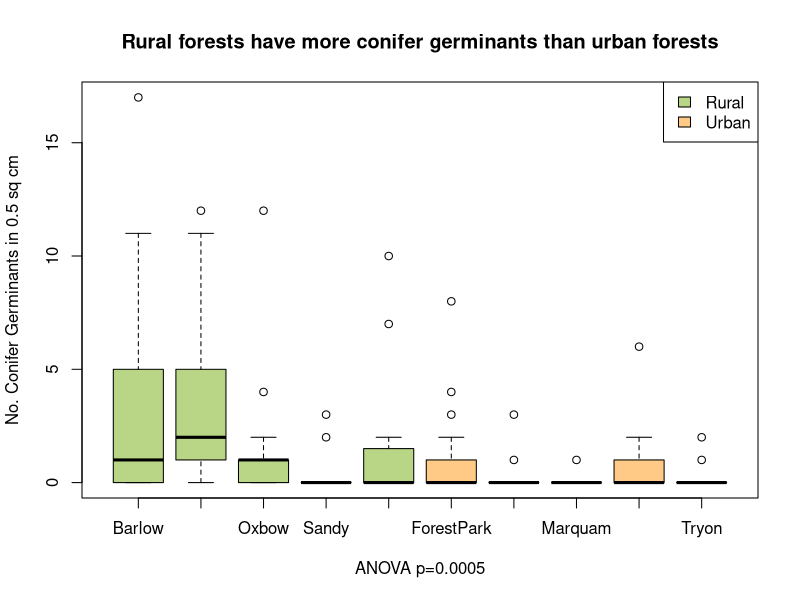
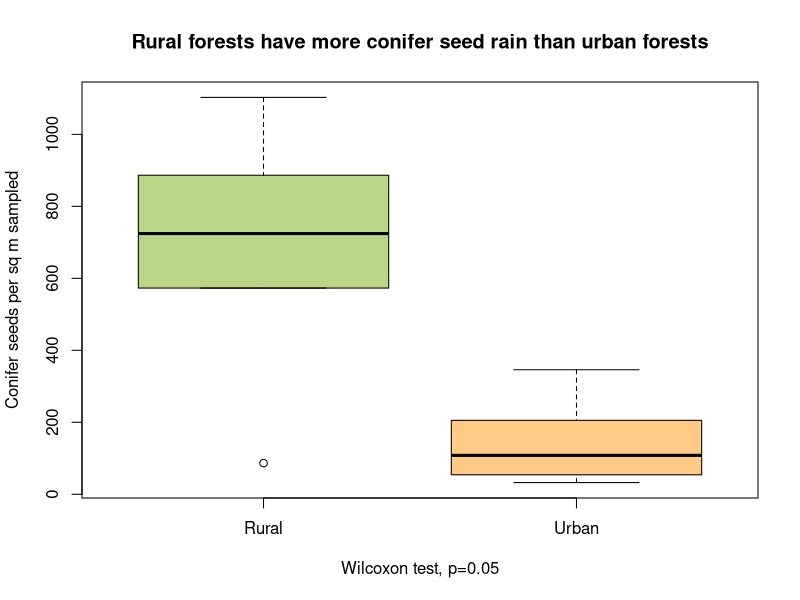
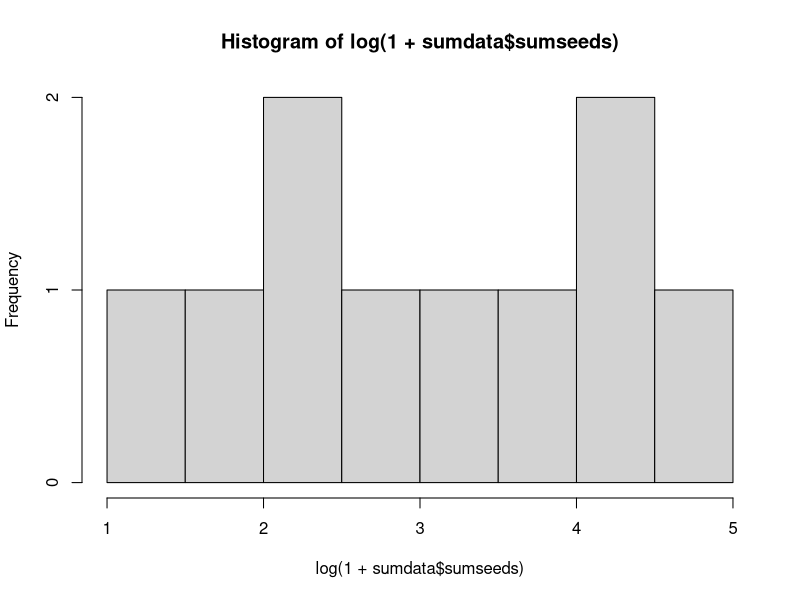
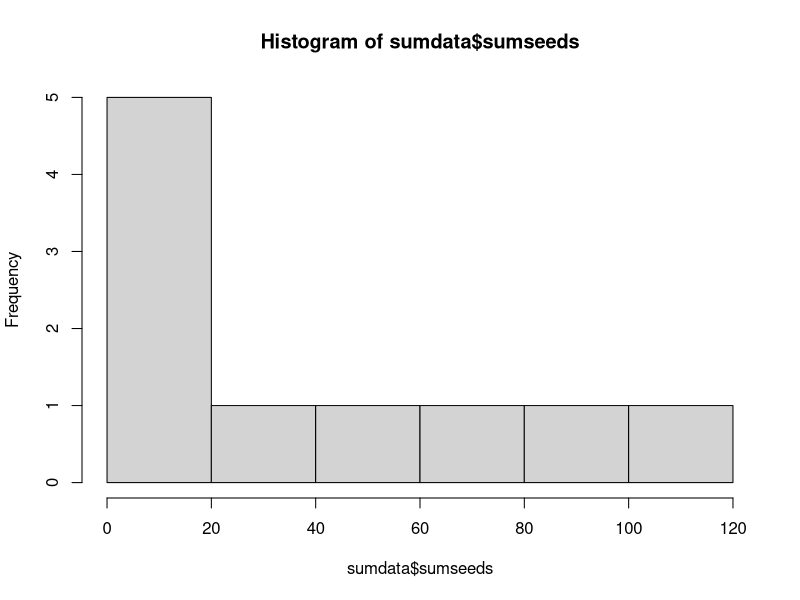
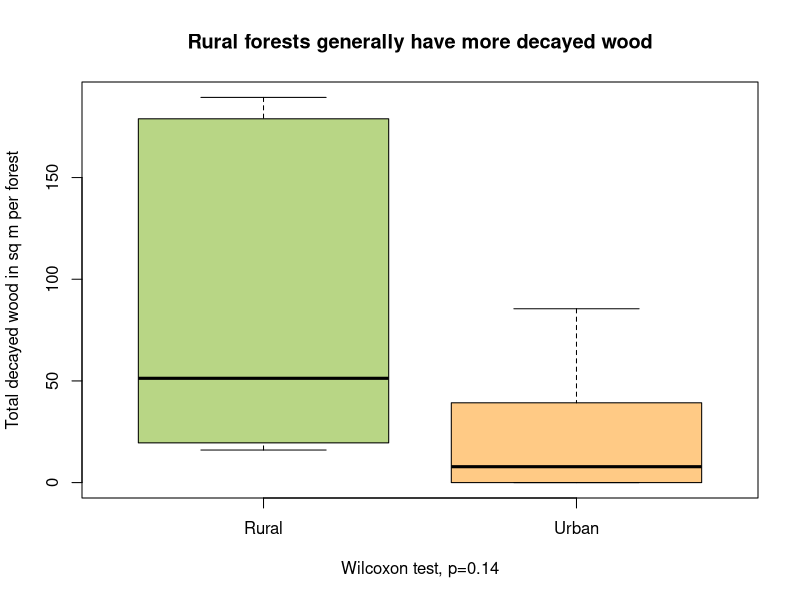
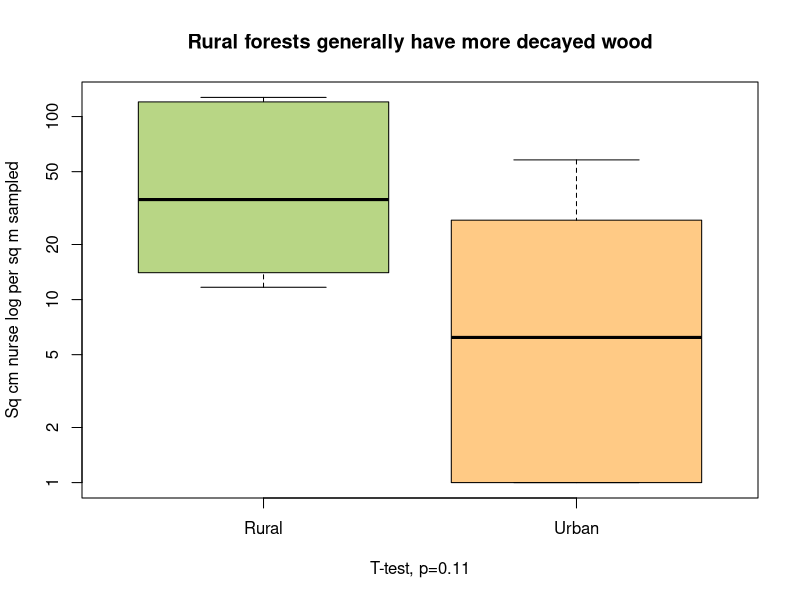

R code for these plots, in order: (Note: this script raises an error after producing the figures.)
#cleaned up document
# get necessary packages 
library("vegan")
library("tidyverse")

#####################################################################
### seedling data, which has each plot within each site separated out
### to make graphs that show sites individually
## read in and format data
prelim<-read.csv("seedling.csv") 
prelim$SiteName <- factor(prelim$SiteName , levels=c("Barlow", 
                  "McIver", "Oxbow", "Sandy", "Wildwood", 
                  "ForestPark", "Lacamas", "Marquam", "Riverview", 
                  "Tryon"))
germplot=plot(prelim$CONg~prelim$SiteName, 
              xlab = "ANOVA p=0.0005", ylab="No. Conifer Germinants in 0.5 sq cm", 
              main = "Rural forests have more conifer germinants than urban forests",
              col=c("#B8D685",
                    "#B8D685", "#B8D685", "#B8D685", "#B8D685", 
                    "#FFCA85", "#FFCA85","#FFCA85", 
                    "#FFCA85", "#FFCA85"))
l=legend(x= "topright", legend=c("Rural", "Urban"), 
         fill=c("#B8D685", "#FFCA85"))

# how to analyze the seedling data
summary(aov(prelim$CONg~ prelim$Urban))

###########################################################################
### the sum of each age class for each site, to compare urban and rural
## read in and format the data
sumdata<- read.csv("skippingR.csv") 
sumdata$urban[sumdata$urban==1] <- "Urban"
sumdata$urban[sumdata$urban==0] <- "Rural"
sumdata$urban<-as.factor(sumdata$urban)

## create graphs that show just one age group
# multiply so that the number of seeds is per square meter (10,000/925)
boxplot((10000/925)*sumdata$sumseeds ~sumdata$urban, main="Rural forests have more conifer seed rain than urban forests",
        ylab="Conifer seeds per sq m sampled", 
        xlab="Wilcoxon test, p=0.05",
        col=c("#B8D685", "#FFCA85"))
# analyze using wilcox test
wilcox.test(sumdata$sumseeds~sumdata$urban)
# log-transform the seed data
hist(log(1+sumdata$sumseeds)) #more normal dist
hist(sumdata$sumseeds) #not normal dist
t.test(log(1+sumdata$sumseeds) ~sumdata$urban) # t-test bc normal dist
tapply(sumdata$sumg, sumdata$urban, mean) #how to get the mean of a group


###########################################################################
### downed wood data
wood<-read.csv("wood.csv")
wood$Urban[wood$Urban==1] <- "Urban"
wood$Urban[wood$Urban==0] <- "Rural"
# to get each site individually
wood45=subset(wood, Decay.class %in% c("4", "5"))
wood45$Forest <- factor(wood45$Forest , levels=c(
  "ForestPark", "Lacamas", "Marquam", "Riverview", 
  "Tryon", "Barlow", "McIver", "Oxbow", "Sandy", "Wildwood"))
# to get the sum of wood in each forest to compare urban and rural more broadly
woodcombo2<-aggregate(SA~ Forest, data=wood45, mean) #aggregate makes a dataframe
#because Riverveiw and FP have no wood decay class 4 or higher, need to add new rows with 0s
woodcombo2<-rbind(c("Riverview", 0), woodcombo2)
woodcombo2<-rbind(c("ForestPark", 0), woodcombo2)
# SA needs to be numeric
woodcombo2$SA <-as.numeric(woodcombo2$SA)
# need to add a column to signify if urban or rural
woodcombo2$Urban<-c("Urban", "Urban", "Urban", "Urban", "Urban", "Rural",
                    "Rural", "Rural", "Rural", "Rural")
#now can actually graph and look at them
boxplot(.001*woodcombo2$SA~woodcombo2$Urban,
        main="Rural forests generally have more decayed wood",
        xlab="Wilcoxon test, p=0.14",
        col=c("#B8D685", "#FFCA85"),
        ylab="Total decayed wood in sq m per forest"
        ) 
# want to log transform the sa?
woodcombo2$lSA<-log10(1+(1/1500)*woodcombo2$SA)
t.test(log10(1+(1/1500)*woodcombo2$SA)~woodcombo2$Urban)
#what about just graphing it with a log transformed axis?
boxplot(I(1+(1/1500)*woodcombo2$SA)~woodcombo2$Urban, log="y",
        col=c("#B8D685", "#FFCA85"),
        ylab="Sq cm nurse log per sq m sampled", 
        main="Rural forests generally have more decayed wood",
        xlab="T-test, p=0.11") 

#################################################################################
###combining nurse log data and conifer sum data
names(sumdata)[1]<-"Forest"
woodcombo2$Forest<-c("FP", "Riverview", "Lacamas", "Marquam", "Tryon",
"Barlow", "McIver", "Oxbow", "Sandy", "Wildwood")
sumdata<-merge(woodcombo2, sumdata, by="Forest")
sumdata$SA<-as.numeric(sumdata$SA) #SA not numeric for some reason

##does seed rain this yr match up to germ tree number?
plot(trees$sumseeds~trees$sumcan, pch=19, ylab="Sum of Conifer Seeds", 
     xlim=c(-1, 13), cex=3
      ,xlab="Sum of Canopy Conifers", 
     col=ifelse(trees$urban==0, "#B8D685", "#FFCA85")
     , main="This Year's Seed Rain and Canopy Trees")
abline(lm(trees$sumseeds~trees$sumcan))
summary(lm(trees$sumseeds~trees$sumcan))
text(sumseeds~sumcan, labels=site, data= trees, cex=0.8, font=3)

## how well does nurse log sa line up with no germs?
plot(sumdata$sumg~sumdata$SA, pch=19, xlab="Sum of Conifer Seeds", 
     cex=3, log='x',
     ,ylab="Sum of Nurse Log SA", 
     col=ifelse(trees$urban==0, "#B8D685", "#FFCA85")
     , main="This Year's Germinantss and Nurse Log SA")
abline(lm(sumdata$sumg~sumdata$SA))
summary(lm(sumdata$sumg~sumdata$SA))
text(sumg~SA, labels=Forest, data= sumdata, cex=0.8, font=3)

#####################################################################


